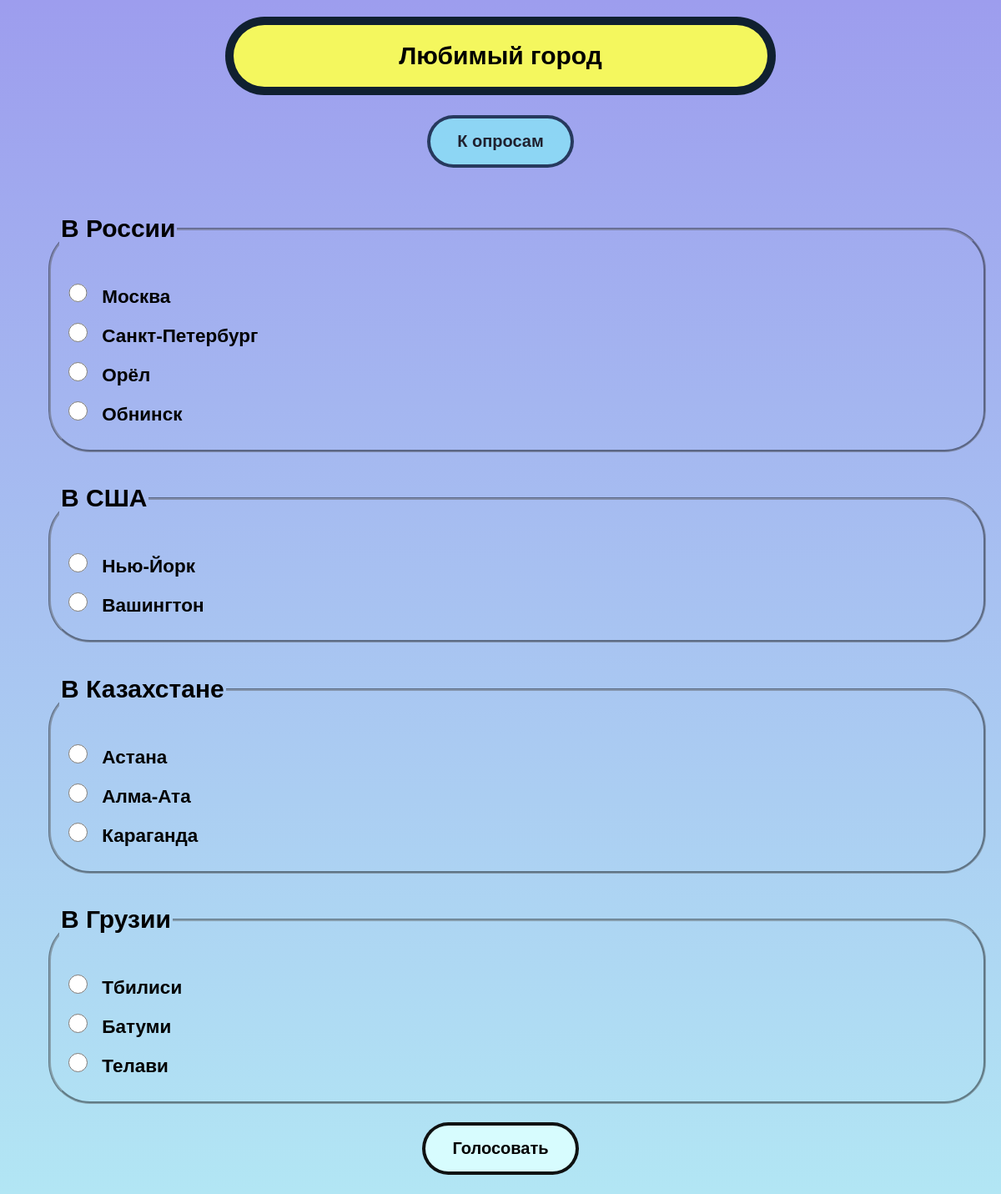
Screenshot of /polling/9/ with the database file from the repository.
### appstat/models.py (models this page shows, shortened)
class Poll(models.Model):
    name = models.CharField(max_length=20)
    date_pub = models.DateTimeField('date published')
    def __str__(self):
        return self.name
    class Meta:
        verbose_name_plural = 'Polls'

class Question(models.Model):
    poll = models.ForeignKey(Poll, related_name='questions', on_delete=models.CASCADE)
    question_text = models.CharField(max_length=200)
    def __str__(self):
        return self.question_text
    class Meta:
        verbose_name_plural = 'Questions'

class Choice(models.Model):
    question = models.ForeignKey(Question, related_name='choices', on_delete=models.CASCADE)
    choice_text = models.CharField(max_length=100)
    votes = models.IntegerField(default=0)
    class Meta:
        verbose_name_plural = 'Choices'

### appstat/views.py (the view)
# urls.py: path('<int:poll_id>/', views.questionview, name='questions'),
def questionview(request, poll_id):
    poll_questions = Question.objects.filter(poll_id=poll_id)
    polling_name = Poll.objects.get(pk=poll_id)
    context = {
        'poll_questions': poll_questions,
        'polling_name': polling_name,
    }
    return render(request, 'appstat/questions.html', context)

### appstat/templates/appstat/questions.html (shortened to what this page needs)
{% load static %}
<link rel="stylesheet" href="{% static 'appstat/style2.css' %}">
<!DOCTYPE html>
<html lang="en-US">
  <head>
  </head>
  <body>
    <h1>
      <center>
        <p class="name">{{ polling_name }}</p>
        <form action="/polling" method="get">
          <button class="button">К опросам</button>
        </form>
      </center>
    </h1>
      <h3>
        <ul>
          <form action="{% url 'polling:results' polling_name.id %}" method="post">
            {% for question in poll_questions %}
              <fieldset class="fieldset">
                <legend><h1>{{ question.question_text }}</h1></legend>
                  {% for choice in question.choices.all %}
                    <h2><input type="radio" name="{{ question }}" id="choice{{ forloop.counter }}" value="{{ choice.id }}">
                    <label for="choice{{ forloop.counter }}">{{ choice.choice_text }}</label><br></h2>
                  {% endfor %}
                </fieldset>
            {% endfor %}
         </ul>
        <center><input type="submit" class="submit" value="Голосовать"></center>
    </h3>
  </body>
</html>

### appstat/static/appstat/style2.css (style rules this page uses)
body { background: linear-gradient(rgb(157, 157, 238), rgb(178, 230, 244)); }
.name { background-color: #f4f75e; border: 10px solid rgba(0, 18, 46, 0.932); border-radius: 50px; width: 600px; font-family: Arial, Helvetica, sans-serif; font-size: 30px; text-align: center; margin: 20px; padding: 20px; }
.button { background-color: #89e2f6; border-radius: 50px; border: 4px solid rgba(0, 18, 46, 0.932); color: black; padding: 16px 32px; text-align: center; font-size: 20px; margin: 4px 2px; opacity: 0.8; transition: 0.3s; cursor: pointer; font-weight: bold; }
.submit { background-color: #dcffffe3; border-radius: 50px; border: 4px solid rgba(0, 0, 0, 0.932); color: black; padding: 16px 32px; text-align: center; font-size: 20px; margin: 4px 2px; transition: 0.3s; cursor: pointer; font-weight: bold; }
input[type="radio"] { margin: 0; font: inherit; width: 2em; height: 1em; border: 4em solid currentColor; border-radius: 100%; }
.fieldset { border-color: rgba(0, 0, 0, 0.451); border-width: 3px; border-radius : 50px; font-family: Arial, Helvetica, sans-serif; font-size: 15px; margin: 10px; padding: 10px; }

### rows the page displays
Poll: name "Любимый город"
Question: question_text "В России"
Choice: choice_text "Москва"
Choice: choice_text "Санкт-Петербург"
Choice: choice_text "Орёл"
Choice: choice_text "Обнинск"
Question: question_text "В США"
Choice: choice_text "Нью-Йорк"
Choice: choice_text "Вашингтон"
Question: question_text "В Казахстане"
Choice: choice_text "Астана"
Choice: choice_text "Алма-Ата"
Choice: choice_text "Караганда"
Question: question_text "В Грузии"
Choice: choice_text "Тбилиси"
Choice: choice_text "Батуми"
Choice: choice_text "Телави"
